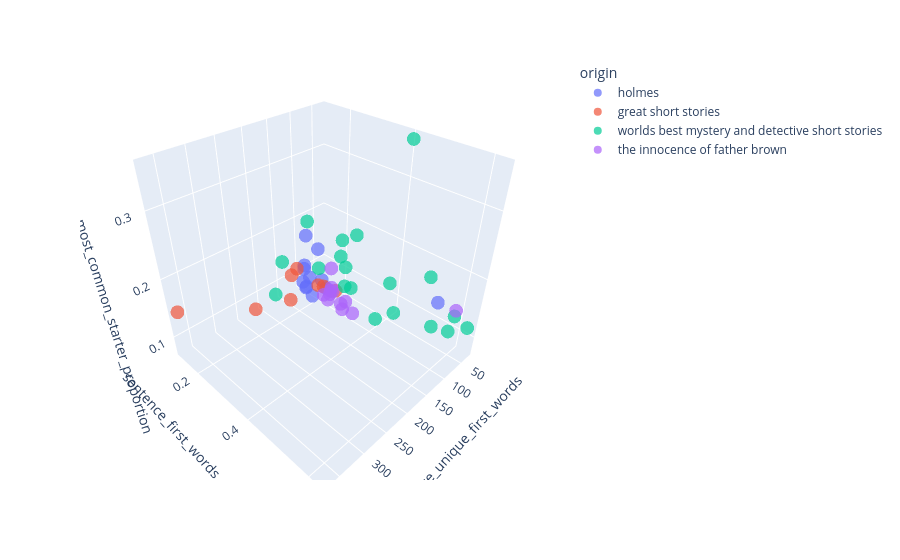

Notebook code for this chart:
### Code cell
fig = px.scatter_3d(
    human_stories_df,
    "sentence_unique_first_words",
    "sentence_first_words_diversity",
    "sentence_most_common_starter_proportion",
    color="origin",
    opacity=0.7
)

fig.show()

### Figure 1 — Plotly figure (JSON) as saved in the notebook; plotly's stock layout.template omitted (floating-point values rounded to 4 significant figures)
{"data": [{"hovertemplate": "origin=holmes<br>sentence_unique_first_words=%{x}<br>sentence_first_words_diversity=%{y}<br>sentence_most_common_starter_proportion=%{z}<extra></extra>", "legendgroup": "holmes", "marker": {"color": "#636efa", "opacity": 0.7, "symbol": "circle"}, "mode": "markers", "name": "holmes", "scene": "scene", "showlegend": true, "type": "scatter3d", "x": [157, 39, 117, 147, 121, 147, 138, 147, 128, 134, 127, 130], "y": [0.2299, 0.5417, 0.2583, 0.2207, 0.2474, 0.2251, 0.2359, 0.2269, 0.2438, 0.2204, 0.1963, 0.1909], "z": [0.1362, 0.1389, 0.1148, 0.1592, 0.1288, 0.1194, 0.1026, 0.1219, 0.1867, 0.1316, 0.1978, 0.138]}, {"hovertemplate": "origin=great short stories<br>sentence_unique_first_words=%{x}<br>sentence_first_words_diversity=%{y}<br>sentence_most_common_starter_proportion=%{z}<extra></extra>", "legendgroup": "great short stories", "marker": {"color": "#EF553B", "opacity": 0.7, "symbol": "circle"}, "mode": "markers", "name": "great short stories", "scene": "scene", "showlegend": true, "type": "scatter3d", "x": [167, 151, 94, 369, 188, 226, 131, 120], "y": [0.2242, 0.173, 0.2618, 0.1218, 0.2298, 0.146, 0.269, 0.2317], "z": [0.1624, 0.1294, 0.1003, 0.1456, 0.1161, 0.08915, 0.1273, 0.1139]}, {"hovertemplate": "origin=worlds best mystery and detective short stories<br>sentence_unique_first_words=%{x}<br>sentence_first_words_diversity=%{y}<br>sentence_most_common_starter_proportion=%{z}<extra></extra>", "legendgroup": "worlds best mystery and detective short stories", "marker": {"color": "#00cc96", "opacity": 0.7, "symbol": "circle"}, "mode": "markers", "name": "worlds best mystery and detective short stories", "scene": "scene", "showlegend": true, "type": "scatter3d", "x": [52, 36, 31, 48, 50, 54, 137, 63, 54, 91, 106, 81, 209, 114, 171, 134, 70, 57, 32], "y": [0.2261, 0.5806, 0.4079, 0.6, 0.4, 0.2812, 0.2188, 0.4345, 0.5243, 0.4062, 0.2961, 0.3022, 0.2069, 0.3229, 0.172, 0.2557, 0.2652, 0.5481, 0.6275], "z": [0.1696, 0.09677, 0.3553, 0.1375, 0.136, 0.1927, 0.23, 0.09655, 0.1845, 0.08929, 0.1788, 0.1119, 0.1287, 0.136, 0.162, 0.1584, 0.1364, 0.1058, 0.1176]}, {"hovertemplate": "origin=the innocence of father brown<br>sentence_unique_first_words=%{x}<br>sentence_first_words_diversity=%{y}<br>sentence_most_common_starter_proportion=%{z}<extra></extra>", "legendgroup": "the innocence of father brown", "marker": {"color": "#ab63fa", "opacity": 0.7, "symbol": "circle"}, "mode": "markers", "name": "the innocence of father brown", "scene": "scene", "showlegend": true, "type": "scatter3d", "x": [115, 136, 106, 38, 103, 104, 112, 106, 98, 98, 102, 97], "y": [0.27, 0.277, 0.2598, 0.5938, 0.2951, 0.3142, 0.2581, 0.2617, 0.2513, 0.2943, 0.2615, 0.3322], "z": [0.1056, 0.1161, 0.1054, 0.1406, 0.08883, 0.0997, 0.08986, 0.1481, 0.1051, 0.07508, 0.1026, 0.07877]}], "layout": {"legend": {"title": {"text": "origin"}, "tracegroupgap": 0}, "margin": {"t": 60}, "scene": {"domain": {"x": [0, 1], "y": [0, 1]}, "xaxis": {"title": {"text": "sentence_unique_first_words"}}, "yaxis": {"title": {"text": "sentence_first_words_diversity"}}, "zaxis": {"title": {"text": "sentence_most_common_starter_proportion"}}}}}
